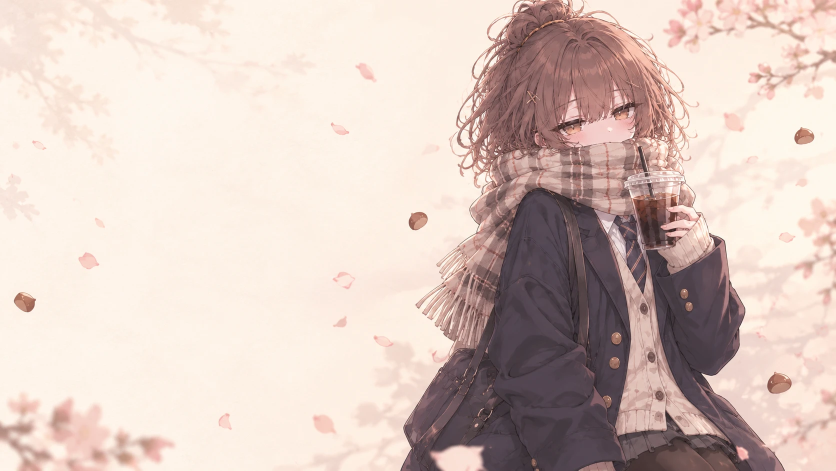
#> input picture design/site/hero.webp, 1672 x 941 px (shown at 1/2 size)
$ python -i build_site_art.py   (imports and definitions only)
#> lines starting #> are read from the running program, lines starting #| are printed output that depends on the picture; after the words box and inside, x2 and y2 are one past the last pixel; in counts of white or black regions, pixels touching at a corner belong together
#> further down, picture is the input picture: PIL image 1672x941 RGB; mean R, G, B 215.9, 197.4, 189.7
"""Turn the download page artwork in design/site/ into the files the page uses.

  python design/site/build_site_art.py

Inputs (generated by the owner, white backgrounds except the hero):
  hero.webp, stand.webp, feature-{chat,memory,stickers,local}.webp, chibi-set.webp
  feature-selfie.webp: drawn by Shiori's own image service on the server
  (prompts and how in feature-selfie.prompts.json)
Outputs in site/assets/:
  art/hero.webp                      the hero picture, re-encoded
  art/stand.webp, art/feature-*.webp the white page keyed out to transparency
  art/chibi-{happy,annoyed,sleepy}.webp  the three chibis cut apart
  banner.jpg                         README / release / link-preview banner
  icon.png                           favicon (the app icon)

Pillow only. Text on the banner uses Noto Serif SC / Noto Sans SC (SIL OFL).
"""
from __future__ import annotations

from collections import deque
from pathlib import Path

from PIL import Image, ImageDraw, ImageFilter, ImageFont

ROOT = Path(__file__).resolve().parents[2]
SRC = Path(__file__).resolve().parent
OUT = ROOT / 'site' / 'assets'
ART = OUT / 'art'
FONTS = Path('C:/Windows/Fonts')
# Boxes (left, top, right, bottom) where a picture's thin outlines must survive keying.
FINE = {'selfie': (80, 445, 450, 675)}   # the three instant photos in her hand


def _flood(w: int, h: int, open_: bytes) -> bytearray:
    """Pixels reachable from the image border through pixels where open_ is non-zero."""
    seen = bytearray(w * h)
    queue = deque(x for x in range(w))
    queue.extend((h - 1) * w + x for x in range(w))
    queue.extend(y * w for y in range(h))
    queue.extend(y * w + w - 1 for y in range(h))
    while queue:
        i = queue.popleft()
        if seen[i] or not open_[i]:
            continue
        seen[i] = 1
        x = i % w
        if x + 1 < w: queue.append(i + 1)
        if x: queue.append(i - 1)
        if i + w < w * h: queue.append(i + w)
        if i >= w: queue.append(i - w)
    return seen


def key_white(image: Image.Image, strand: int = 9, fine: tuple[int, int, int, int] | None = None) -> Image.Image:
    """Make the white page transparent, keeping antialiased edges and enclosed whites (eyes, shirt).

    Flyaway hair encloses little pockets of the page that a plain flood fill from
    the border cannot reach. The flood therefore runs on a copy where structures
    thinner than ``strand`` pixels are opened away, then only page-white pixels of
    what it reached are cleared, so the strands themselves stay.
    """
#> called with strand = 9
    rgb = image.convert('RGB')
    w, h = rgb.size
#> w = 1672; h = 941
    raw = rgb.tobytes()
    white = bytes(255 if min(p) >= 228 and max(p) - min(p) <= 18 else 0
                  for p in zip(raw[0::3], raw[1::3], raw[2::3]))
    solid = Image.frombytes('L', (w, h), bytes(255 - v for v in white))
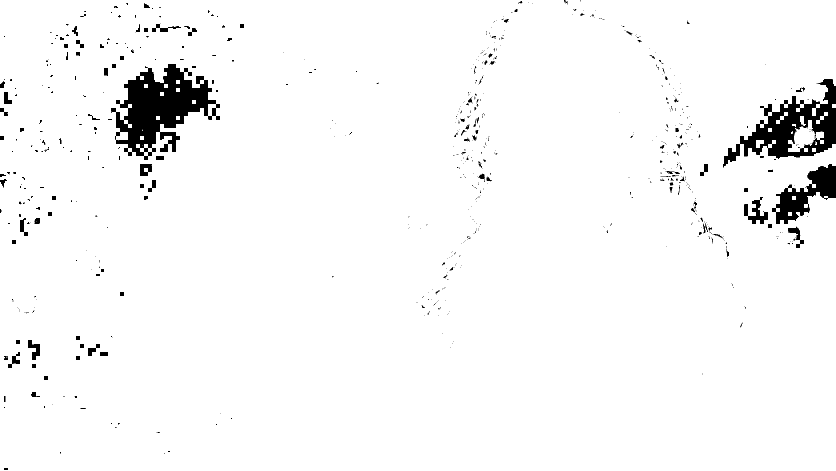
#> solid: PIL image 1672x941 L (shown at 1/2 size); 96.6% white; 676 black regions (540 under 20 px), largest, box (x1, y1, x2, y2) and area: (222, 128, 440, 320) 19872, (1446, 158, 1672, 335) 14071, (1544, 328, 1672, 448) 6408
    opened = solid.filter(ImageFilter.MinFilter(strand)).filter(ImageFilter.MaxFilter(strand))
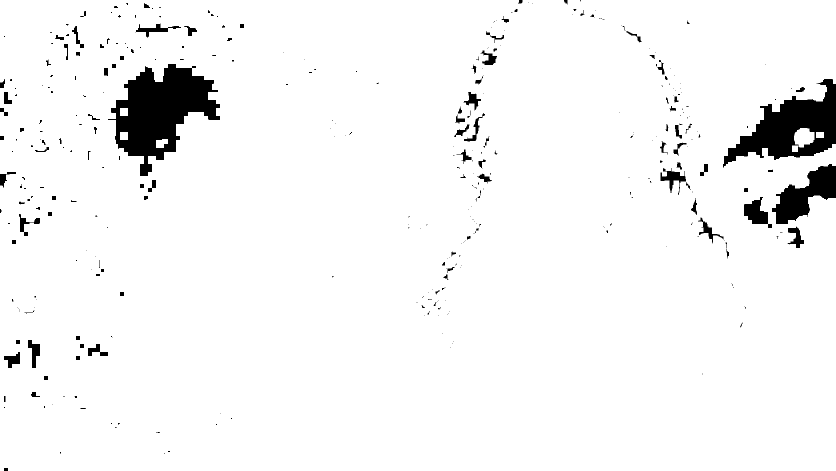
#> opened: PIL image 1672x941 L (shown at 1/2 size); 95.7% white; 362 black regions (248 under 20 px), largest, box (x1, y1, x2, y2) and area: (216, 128, 440, 352) 24856, (1446, 158, 1672, 335) 17458, (1544, 328, 1672, 448) 7282
    if fine:
        # Inside this box thin outlines must hold: white photo frames there are
        # parted from the white page only by a one-pixel line.
        opened.paste(solid.crop(fine), fine[:2])
    solid = opened
    reach = _flood(w, h, bytes(255 - v for v in solid.tobytes()))
    core = bytes(255 if r and v else 0 for r, v in zip(reach, white))
    mask = Image.frombytes('L', (w, h), core)
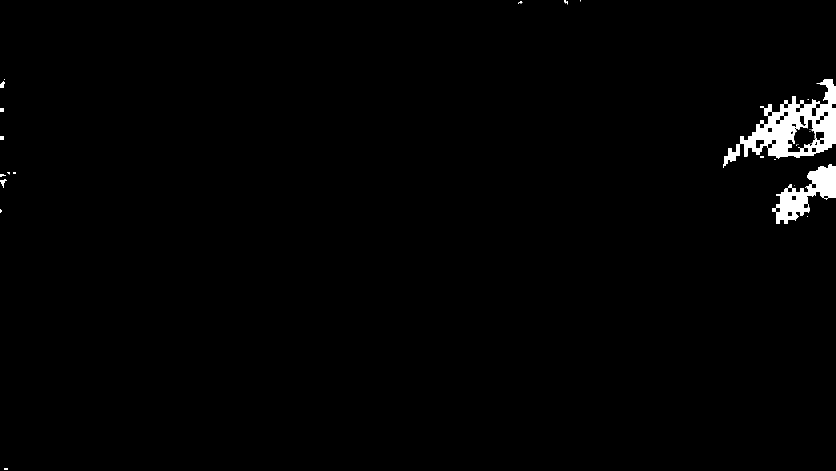
#> mask: PIL image 1672x941 L (shown at 1/2 size); 1.3% white; 32 white regions (19 under 20 px), largest, box (x1, y1, x2, y2) and area: (1446, 158, 1672, 335) 14071, (1544, 328, 1672, 448) 6408, (0, 358, 14, 375) 105
    band = mask.filter(ImageFilter.MaxFilter(5))
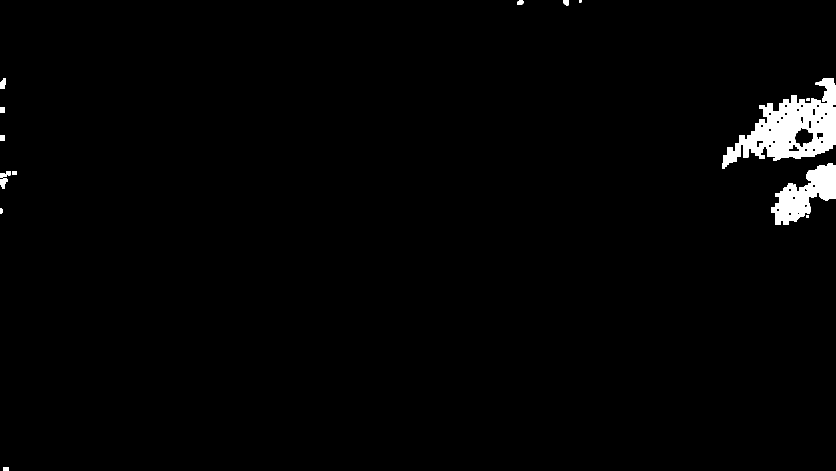
#> band: PIL image 1672x941 L (shown at 1/2 size); 1.8% white; 14 white regions, largest, box (x1, y1, x2, y2) and area: (1444, 156, 1672, 337) 18558, (1542, 326, 1672, 450) 8021, (0, 342, 22, 377) 424
    out = rgb.convert('RGBA')
    op, mp, bp = out.load(), mask.load(), band.load()
    for y in range(h):
        for x in range(w):
            if mp[x, y]:
                op[x, y] = (0, 0, 0, 0)
            elif bp[x, y]:
                # Colour-to-alpha against white: the edge keeps its colour, the white mixed into it goes.
                r, g, b, _ = op[x, y]
                a = max(1 - r / 255, 1 - g / 255, 1 - b / 255)
                if a < 0.05:
                    op[x, y] = (0, 0, 0, 0)
                else:
                    op[x, y] = tuple(min(255, max(0, round(255 - (255 - c) / a))) for c in (r, g, b)) + (round(a * 255),)
    return out


# [82 lines left out: functions trim, fit_width, save, chibis, font, banner and 1 more, not called in this run]


# [2 lines not run here, left out]

>>> from PIL import Image
>>> picture = Image.open('hero.webp')
>>> result = key_white(picture)

$ run again, on design/site/feature-stickers.webp
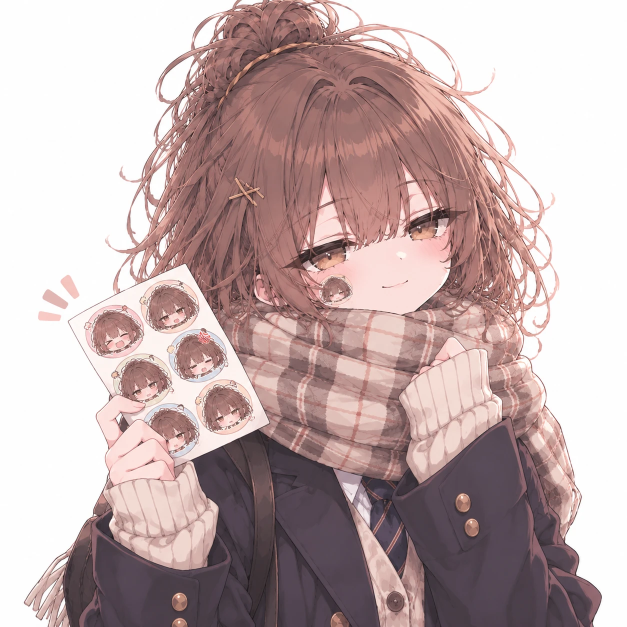
#> input picture design/site/feature-stickers.webp, 1254 x 1254 px (shown at 1/2 size)
#> picture is the input picture: PIL image 1254x1254 RGB; mean R, G, B 193.7, 173.6, 173.2
#> in key_white, `solid = Image.frombytes('L', (w, h), bytes(255 - v for v in white))`:
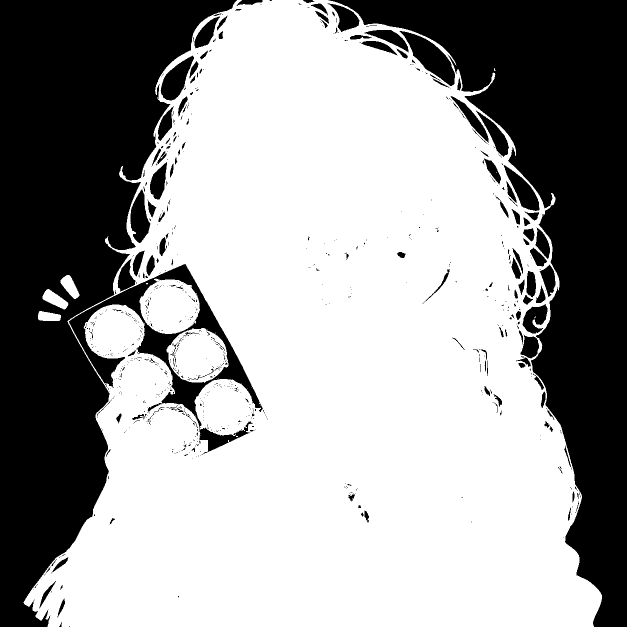
#> solid: PIL image 1254x1254 L (shown at 1/2 size); 62% white; 814 black regions (666 under 20 px), largest, box (x1, y1, x2, y2) and area: (0, 0, 474, 1254) 286879, (657, 0, 1254, 1254) 238649, (138, 528, 526, 909) 23975
#> opened: PIL image 1254x1254 L; 59.7% white; 150 black regions (107 under 20 px), largest, box (x1, y1, x2, y2) and area: (0, 0, 530, 1254) 347187, (655, 0, 1254, 1254) 277657, (1016, 496, 1046, 558) 1122
#> mask: PIL image 1254x1254 L; 37.7% white; 568 white regions (461 under 20 px), largest, box (x1, y1, x2, y2) and area: (0, 0, 474, 1254) 286874, (657, 0, 1254, 1254) 238649, (138, 528, 526, 904) 23959
#> in key_white, `band = mask.filter(ImageFilter.MaxFilter(5))`:
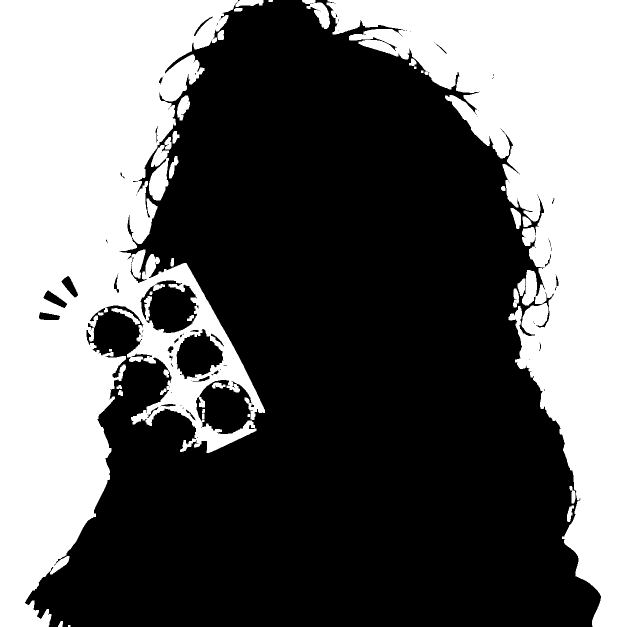
#> band: PIL image 1254x1254 L (shown at 1/2 size); 40.8% white; 34 white regions, largest, box (x1, y1, x2, y2) and area: (0, 0, 530, 1254) 351921, (653, 0, 1254, 1254) 279375, (298, 290, 338, 401) 2933
